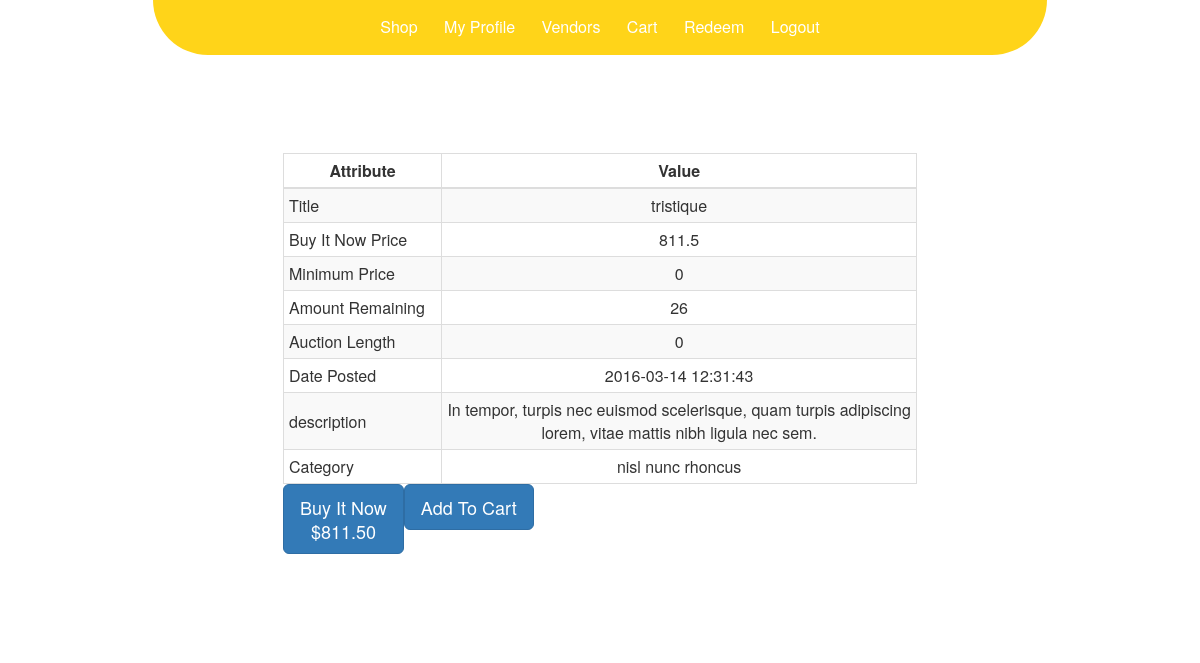
The app's page /product.php?product_id=51 (signed in) with its own data.
### tables this page shows
CREATE TABLE Items
(
  item_id INTEGER NOT NULL ,
  seller_id VARCHAR(255) NOT NULL,
  category_id INTEGER NOT NULL,
  title VARCHAR(75) NOT NULL,
  buy_it_now_price REAL NOT NULL,
  minimum_price REAL NOT NULL,
  current_stock INTEGER NOT NULL,
  description VARCHAR(255) NOT NULL,  
  auction_length REAL NOT NULL,
  date_posted DATETIME NOT NULL,
  PRIMARY KEY(item_id),
  FOREIGN KEY (seller_id) REFERENCES Sellers(seller_id )
	ON DELETE CASCADE 
 );

CREATE TABLE Categories(
  category_id INTEGER NOT NULL ,
  name VARCHAR(255) NOT NULL,
  description VARCHAR(255),
  PRIMARY KEY (category_id )
);

### variables.php (called while the page is built, shortened)
<?php
	$website_url = "http://localhost/AllstarDb";
?>

### product.php (the view, shortened to what this page needs)
<?php
function get_set_vars()
{
	$item_id = intval($_GET['product_id']);
}
function get_post_independent_stuff_after_vars_set()
{
	global $item_id;
	global $dbh;
	$sql = 	"SELECT i.title AS 'Title', i.buy_it_now_price as 'Buy It Now Price', i.minimum_price AS 'Minimum Price', i.current_stock AS 'Amount Remaining', i.auction_length AS 'Auction Length', i.date_posted AS 'Date Posted', i.description AS 'description', cats.name AS 'Category' "
			."FROM ( "
				."SELECT * "
				."FROM Items "
				."WHERE item_id='$item_id' LIMIT 1 "
				.") as i "
			."INNER JOIN Categories As cats "
			."ON cats.category_id = i.category_id ";
	$items_query = $dbh->query($sql);
	$item = $items_query->fetch(PDO::FETCH_ASSOC);
	if($item["Auction Length"] == 0)
	{
		$is_auction = FALSE;
	}
	$is_buy_it_now = TRUE;
}
include "variables.php";
if ($_SERVER["REQUEST_METHOD"] == "GET")
{
	if(isset($_GET['product_id']))
	{
		get_post_independent_stuff_after_vars_set();
	}
	else
	{
		header('Location: shop.php?item_not_found=true');
	}
}
function set_up_table_echo()
{
	echo '<div class="table_div">'
			.'<table class="table-striped table-bordered">'
				.'<thead>'
					.'<th>'
						.'Attribute'
					.'</th>'
					.'<th>'
						.'Value'
					.'</th>'
				.'</thead>'
				.'<tbody>';
}
function set_up_end_table_echo()
{
	echo 		'</tbody>'
			.'</table>'
		.'</div>';
}
function print_table_row($key,$var)
{
	echo 					'<tr>'
								.'<td class="key_td">'
									. $key
								.'</td>'
								.'<td>'
									. $var
								.'</td>'
							.'</tr>';
}
?>
<!DOCTYPE html>
<html>
	<head>
		<link rel="Stylesheet" type="text/css" href="<?php echo $website_url."/css/stylesheet.css";?>"/>
	</head>
	<body>
		<?php include "menu.php"; ?>
		<div class="info">
			<div class="heading">
			</div>
			<br>
			<?php
				if($is_auction)
				{
					set_up_table_echo();
					foreach($item as $key => $var)
					{
						if($key == 'Auction Length')
						{
							$end_date = new DateTime($item["Date Posted"]);
							$end_date->add(new DateInterval('PT'.intval($var)."S" ));
							print_table_row("Auction End", $end_date->format('m/d/Y H:i:s'));
						}
						else if($key == 'Date Posted')
						{
							$date_posted = new DateTime($item["Date Posted"]);
							print_table_row("Date Posted", $date_posted->format('m/d/Y H:i:s'));
						}else if( $key == 'Buy It Now Price' && $is_buy_it_now)
						{
							print_table_row($key,'$'.number_format( $var, 2 ));
						}else if( $key == "Minimum Price")
						{
							print_table_row($key,'$'.number_format( $var, 2 ));
						}else
						{
							print_table_row($key, $var);
						}
					}
					print_table_row("Current Bid",'$'.number_format( $max_bid, 2 ));
					set_up_end_table_echo();
				}
				else
				{
					set_up_table_echo();
					foreach($item as $key => $var)
					{
						print_table_row($key, $var);
					}
					set_up_end_table_echo();
				}
			?>
			<form method="post" id="buttons_form" name="buttons_form" action=<?php echo htmlspecialchars($_SERVER["PHP_SELF"].'?product_id='.$item_id); ?> >
				<?php
					echo '<div class="btn_div form-group">';
					if($is_buy_it_now)
					{
						echo '<div class="buy_it_now_btn_div form-group">'
								.'<input type="hidden" name="buy_it_now_pressed" value="false">'
								.'<button type="button" name="buy_it_now_button"  id="buy_it_now_button"  class="btn btn-primary btn-lg" onclick="buy_it_now()" value="bid">'
									."Buy It Now"
									.'<br>'
									.'$'.number_format($item["Buy It Now Price"],2)
								.'</button>'
							.'</div>';
					}
					echo '<div class="Add To Cart form-group">'
							.'<input type="hidden" name="add_to_cart_pressed" value="false">'
							.'<button type="button" name="add_to_cart_button"  id="add_to_cart_button"  class="btn btn-primary btn-lg" onclick="add_to_cart()" value="add_cart">'
								."Add To Cart"
							.'</button>'
						.'</div>';
					echo '</div >';
				?>
			</form>
		</div>
	</body>
</html>

### css/stylesheet.css (style rules this page uses)
html { height: 100%; margin: 0px; padding: 0px; }
body { margin: 0px; padding: 0px; background-color: #f5f0dc; height: 100%; width: 100%; -webkit-user-select: none; -moz-user-select: none; -ms-user-select: none; user-select: none; }
.heading { text-align: center; font-size: 24pt; padding-top: 25px; padding-bottom: 15px; }
.info { padding-top: 75px; padding-left: 100px; padding-right: 100px; padding-bottom: 25px; margin-left: auto; margin-right: auto; width: 70%; font-size: 20pt; font-family: "HelveticaNeue-Light", "Helvetica Neue Light", "Helvetica Neue", Helvetica, Arial, "Lucida Grande", sans-serif; font-weight: 500; border-right: solid 3px white; border-left: solid 3px white; color: rgba(0,0,0,0.5); background-color: rgba(255,255,255,0.45); cursor: default; height: auto; }

### css/forms.css (style rules this page uses)
form { display: inline-flex; }
form > div { display: inline-flex; }

### css/table_style.css (style rules this page uses)
table { width: 100%; }
th { padding: 5px; text-align: center; }
td { padding: 5px; text-align: center; }
.key_td { width: 25%; text-align: left; }
.table_div { width: 100%; }

### records on screen
items: title "tristique", description "In tempor, turpis nec euismod scelerisque, quam turpis adipiscing lorem, vitae mattis nibh ligula nec sem.", category.name "nisl nunc rhoncus"

### other values on screen
$key "Title"
$key "Buy It Now Price"
$var "811.5"
$key "Minimum Price"
$var "0"
$key "Amount Remaining"
$var "26"
$key "Auction Length"
$key "Date Posted"
$var "2016-03-14 12:31:43"
$key "description"
$key "Category"
$item["Buy It Now Price"] "811.50"
